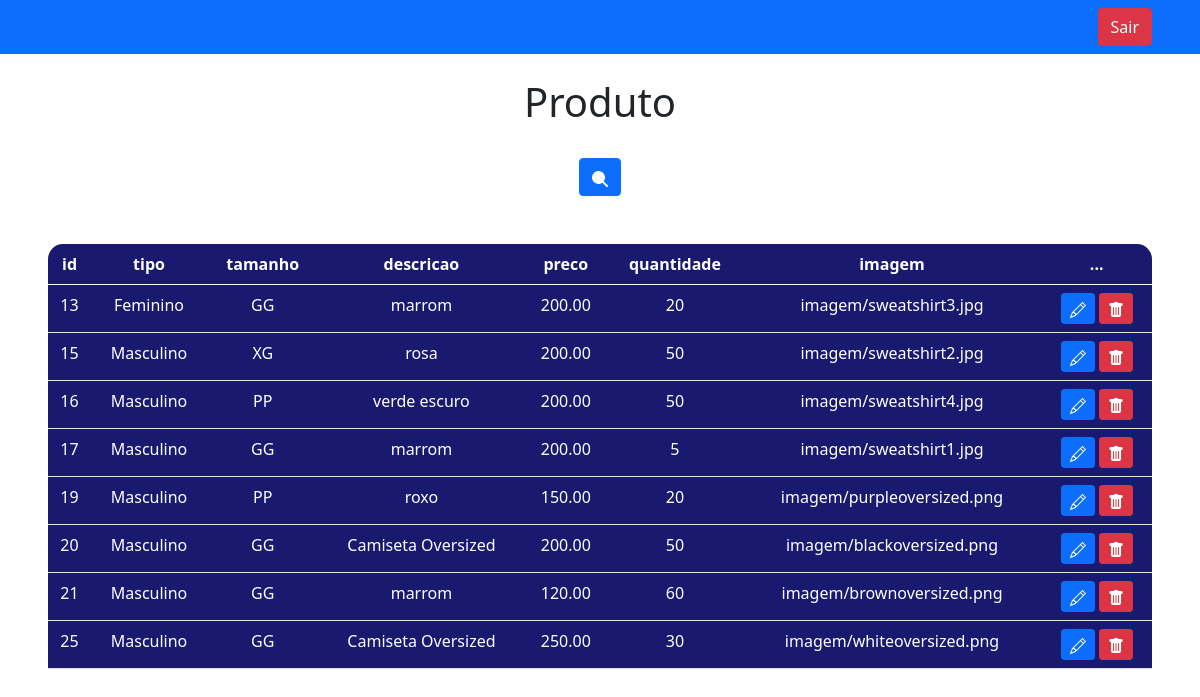
/lista-produto.php, run on the app's committed database.
### tables this page shows
CREATE TABLE `produto` (
  `id` int NOT NULL,
  `tipo` varchar(10) NOT NULL,
  `tamanho` varchar(5) NOT NULL,
  `descricao` varchar(255) NOT NULL,
  `preco` decimal(10,2) NOT NULL,
  `quantidade` int NOT NULL,
  `imagem` varchar(255) DEFAULT NULL
);

### html/lista-produto.php (the view, shortened to what this page needs)
<?php
include_once('conexao.php');
$sql = "SELECT id, tipo, tamanho, descricao, preco, quantidade, imagem FROM produto";
$result = $conn->query($sql);
?>
<!DOCTYPE html>
<html lang="pt-br">
<head>
    <link href="https://cdn.jsdelivr.net/npm/bootstrap@5.0.2/dist/css/bootstrap.min.css" rel="stylesheet">
</head>
<body>
<nav class="navbar navbar-expand-lg navbar-dark bg-primary">
    <div class="d-flex">
        <a href="sair.php" class="btn btn-danger me-5">Sair</a>
    </div>
</nav>
<br>
<?php
echo "<h1>Produto</h1>";
?>
<br>
<div class="box-search">
    <button onclick="searchData()" class="btn btn-primary">
        <svg xmlns="http://www.w3.org/2000/svg" width="16" height="16" fill="currentColor" class="bi bi-search" viewBox="0 0 16 16">
            <path d="M11.742 10.344a6.5 6.5 0 1 0-1.397 1.398h-.001c.03.04.062.078.098.115l3.85 3.85a1 1 0 0 0 1.415-1.414l-3.85-3.85a1.007 1.007 0 0 0-.115-.1zM12 6">
            </svg>
        </button>
    </div>
    <div class="m-5">
        <table class="table text-white table-bg">
            <thead>
                <tr>
                    <th scope="col">id</th>
                    <th scope="col">tipo</th>
                    <th scope="col">tamanho</th>
                    <th scope="col">descricao </th>
                    <th scope="col">preco</th>
                    <th scope="col">quantidade</th>
                    <th scope="col">imagem</th>
                    <th scope="col">...</th>
                </tr>
            </thead>
            <tbody>
                <?php
                    while($user_data = mysqli_fetch_assoc($result)) {
                        echo "<tr>";
                        echo "<td>".$user_data['id']."</td>";
                        echo "<td>".$user_data['tipo']."</td>";
                        echo "<td>".$user_data['tamanho']."</td>";
                        echo "<td>".$user_data['descricao']."</td>";
                        echo "<td>".$user_data['preco']."</td>";
                        echo "<td>".$user_data['quantidade']."</td>";
                        echo "<td>".$user_data['imagem']."</td>";
                        echo "<td>
                        <a class='btn btn-sm btn-primary' href='edit1.php?id=$user_data[id]' title='Editar'>
                            <svg xmlns='http://www.w3.org/2000/svg' width='16' height='16' fill='currentColor' class='bi bi-pencil' viewBox='0 0 16 16'>
                                <path d='M12.146.146a.5.5 0 0 1 .708 0l3 3a.5.5 0 0 1 0 .708l-10 10a.5.5 0 0 1-.168.11l-5 2a.5.5 0 0 1-.65-.65l2-5a.5.5 0 0 1 .11-.168l10-10zM11.207 2.5 13.5 4.793 14.793 3.5 12.5 1.207 11.207 2.5zm1.586 3L10.5 3.207 4 9.707V10h.5a.5.5 0 0 1 .5.5v.5h.5a.5.5 0 0 1 .5.5v.5h.293l6.5-6.5zm-9.761 5.175-.106.106-1.528 3.821 3.821-1.528.106-.106A.5.5 0 0 1 5 12.5V12h-.5a.5.5 0 0 1-.5-.5V11h-.5a.5.5 0 0 1-.468-.325z'/>
                            </svg>
                            </a>
                            <a class='btn btn-sm btn-danger' href='delete1.php?id=$user_data[id]' title='Deletar'>
                                <svg xmlns='http://www.w3.org/2000/svg' width='16' height='16' fill='currentColor' class='bi bi-trash-fill' viewBox='0 0 16 16'>
                                    <path d='M2.5 1a1 1 0 0 0-1 1v1a1 1 0 0 0 1 1H3v9a2 2 0 0 0 2 2h6a2 2 0 0 0 2-2V4h.5a1 1 0 0 0 1-1V2a1 1 0 0 0-1-1H10a1 1 0 0 0-1-1H7a1 1 0 0 0-1 1H2.5zm3 4a.5.5 0 0 1 .5.5v7a.5.5 0 0 1-1 0v-7a.5.5 0 0 1 .5-.5zM8 5a.5.5 0 0 1 .5.5v7a.5.5 0 0 1-1 0v-7A.5.5 0 0 1 8 5zm3 .5v7a.5.5 0 0 1-1 0v-7a.5.5 0 0 1 1 0z'/>
                                </svg>
                            </a>
                            </td>";
                        echo "</tr>";
                    }
                    ?>
            </tbody>
        </table>
    </div>
</body>
</html>

### html/lista-produto.php (style rules this page uses)
body { background: url(peixe.jpeg); background-repeat: no-repeat; background-size: cover; color: black 0.6; text-align: center; }
.table-bg { background-color: #191970; border-radius: 15px 15px 0 0; }
.box-search { display: flex; justify-content: center; gap: 0.1%; }

### data on the page
produto: id "13", tipo "Feminino", tamanho "GG", descricao "marrom", preco "200.00", quantidade "20", imagem "imagem/sweatshirt3.jpg"
produto: id "15", tipo "Masculino", tamanho "XG", descricao "rosa", preco "200.00", quantidade "50", imagem "imagem/sweatshirt2.jpg"
produto: id "16", tipo "Masculino", tamanho "PP", descricao "verde escuro", preco "200.00", quantidade "50", imagem "imagem/sweatshirt4.jpg"
produto: id "17", tipo "Masculino", tamanho "GG", descricao "marrom", preco "200.00", quantidade "5", imagem "imagem/sweatshirt1.jpg"
produto: id "19", tipo "Masculino", tamanho "PP", descricao "roxo", preco "150.00", quantidade "20", imagem "imagem/purpleoversized.png"
produto: id "20", tipo "Masculino", tamanho "GG", descricao "Camiseta Oversized", preco "200.00", quantidade "50", imagem "imagem/blackoversized.png"
produto: id "21", tipo "Masculino", tamanho "GG", descricao "marrom", preco "120.00", quantidade "60", imagem "imagem/brownoversized.png"
produto: id "25", tipo "Masculino", tamanho "GG", descricao "Camiseta Oversized", preco "250.00", quantidade "30", imagem "imagem/whiteoversized.png"
